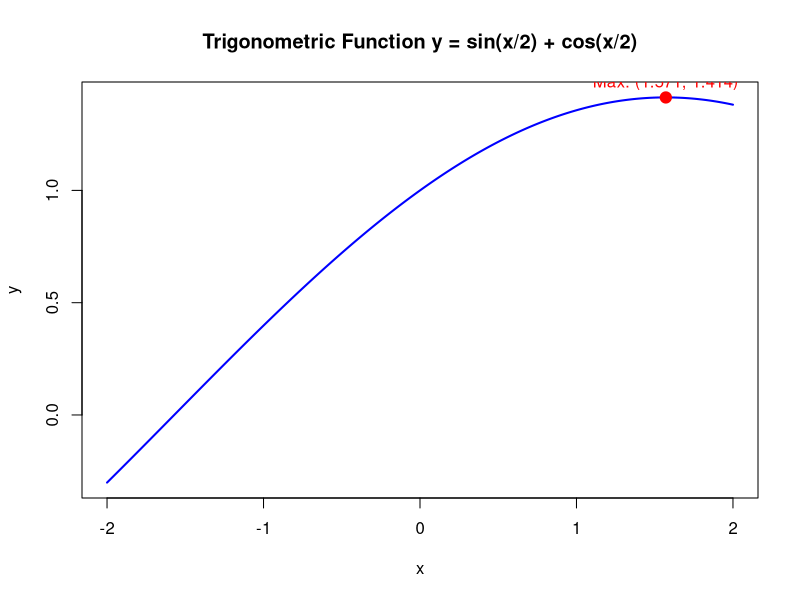
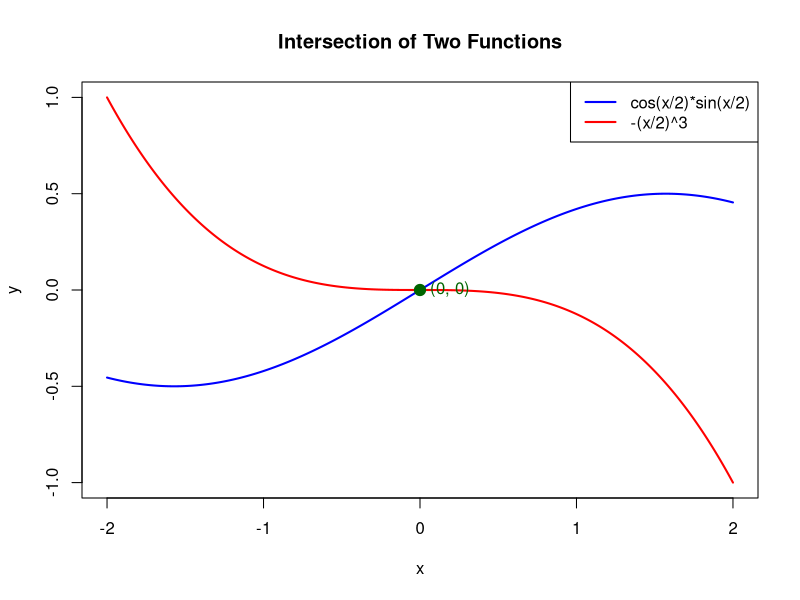
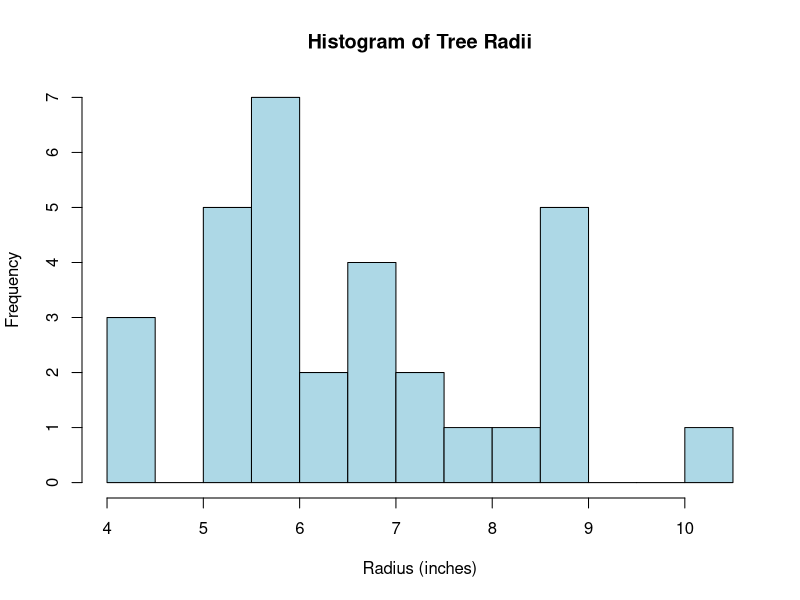
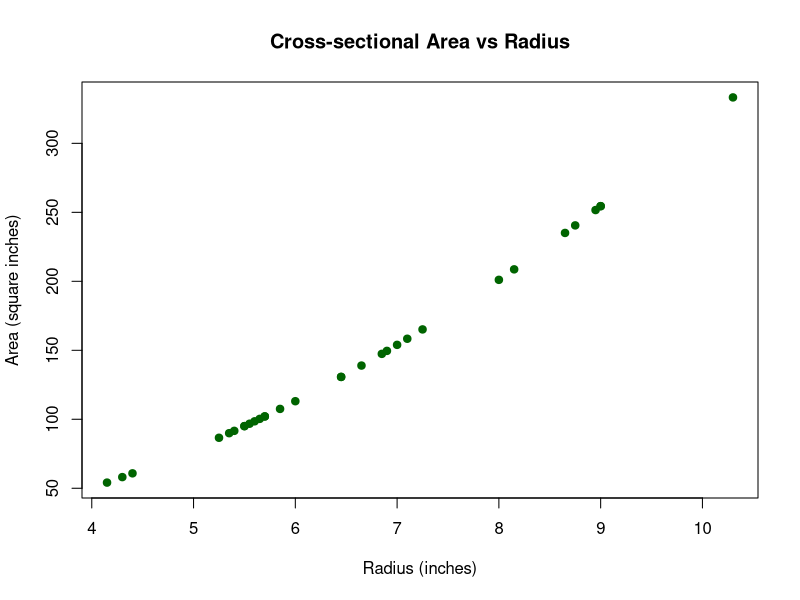
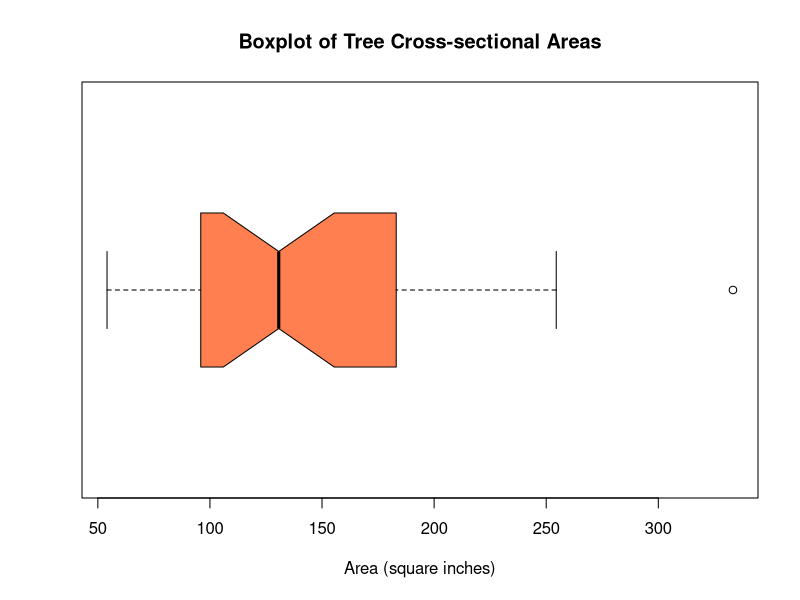
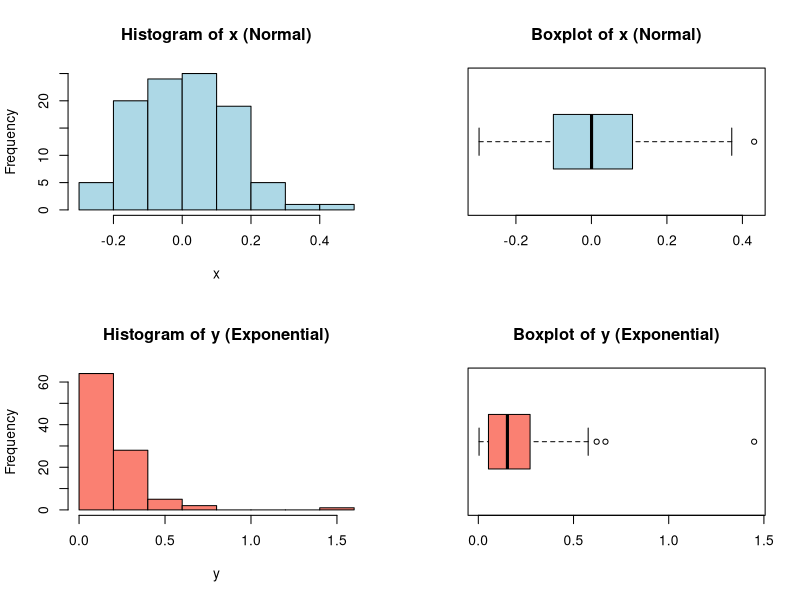
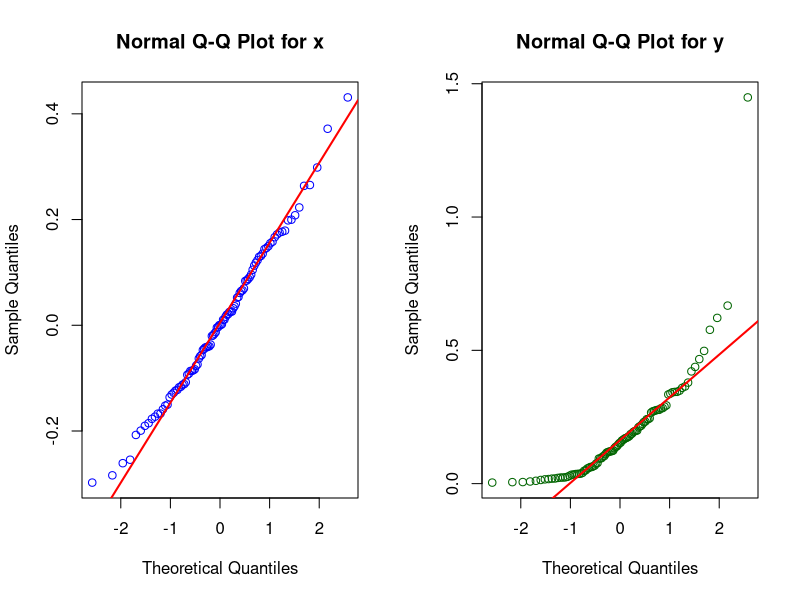

Here is the R script that generated these plots, in order: (Note: this script raises an error after producing the figures.)




# Section 1: Vector Manipulations
# r# (1)(a)
vec <- c(seq(0, 4), 13, rep(c(2, -5.1, -23), 3), 7/42 + 3 + 35/42)


vec


# (1)(b)
sorted_vec <- sort(vec)
sorted_vec
L <- length(sorted_vec)
L
descending_seq <- seq(L, 1)
result_vec <- sorted_vec + descending_seq
result_vec


# (1)(c)
first_last <- c(result_vec[1], result_vec[L])
first_last
middle_elements <- result_vec[2:(L-1)]
middle_elements


# (1)(d)
reconstructed <- c(first_last[1], middle_elements, first_last[2])
reconstructed
sum(reconstructed)



# Section 2: Trigonometric Function


# (2)(a)
trig_function <- function(x) {
  y <- sin(x/2) + cos(x/2)
  return(y)
}


# (2)(b)
x <- seq(-2, 2, length.out = 4001)
y <- trig_function(x)
max_y <- round(max(y), 3)
x_at_max <- round(x[which.max(y)], 3)
max_y
x_at_max


plot(x, y, type = "l", col = "blue",
     main = "Trigonometric Function y = sin(x/2) + cos(x/2)",
     xlab = "x", ylab = "y", lwd = 2)
points(x_at_max, max_y, col = "red", pch = 19, cex = 1.5)
text(x_at_max, max_y,
     labels = paste("Max: (", x_at_max, ", ", max_y, ")", sep = ""),
     pos = 3, col = "red")



#Section 3: Intersection of Functions


# Section 3
x <- seq(-2, 2, length.out = 4001)
y1 <- cos(x/2) * sin(x/2)
y2 <- -(x/2)^3

# Find intersection point
diff <- abs(y1 - y2)
intersection_idx <- which.min(diff)
x_intersect <- round(x[intersection_idx], 3)
y_intersect <- round(y1[intersection_idx], 3)

# Plot
plot(x, y1, type = "l", col = "blue", lwd = 2,
     main = "Intersection of Two Functions",
     xlab = "x", ylab = "y", ylim = range(c(y1, y2)))
lines(x, y2, col = "red", lwd = 2)
points(x_intersect, y_intersect, col = "darkgreen", pch = 19, cex = 1.5)
text(x_intersect, y_intersect,
     labels = paste("(", x_intersect, ", ", y_intersect, ")", sep = ""),
     pos = 4, col = "darkgreen")
legend("topright", legend = c("cos(x/2)*sin(x/2)", "-(x/2)^3"),
       col = c("blue", "red"), lwd = 2)


#Section 4: Trees Dataset


# (4)(a)
data(trees)
str(trees)
medians <- apply(trees, 2, median)
medians
trees[trees$Girth == medians["Girth"], ]


# (4)(b)
# (4)(b)
radius <- trees$Girth / 2
area <- pi * radius^2

stem(radius)
hist(radius, col = "lightblue", main = "Histogram of Tree Radii",
     xlab = "Radius (inches)", breaks = 10)
plot(radius, area, col = "darkgreen", pch = 19,
     main = "Cross-sectional Area vs Radius",
     xlab = "Radius (inches)", ylab = "Area (square inches)")



# (4)(c)
boxplot(area, horizontal = TRUE, notch = TRUE, col = "coral",
        main = "Boxplot of Tree Cross-sectional Areas",
        xlab = "Area (square inches)")


# (4)(d)
stats <- boxplot.stats(area)
Q1 <- quantile(area, 0.25)
Q3 <- quantile(area, 0.75)
IQR_val <- IQR(area)
extreme_lower <- Q1 - 3 * IQR_val
extreme_upper <- Q3 + 3 * IQR_val
max(area) <= extreme_upper  # Should be TRUE (not extreme outlier)

max_area_idx <- which.max(area)
trees[max_area_idx, ]




#Section 5: Exponential vs Normal Distribution


# (5)(a)
set.seed(124)
y <- rexp(100, rate = 5.5)
set.seed(127)
x <- rnorm(100, mean = 0, sd = 0.15)

combined <- cbind(x, y)
iqr_values <- apply(combined, 2, IQR)
round(iqr_values, 4)


# (5)(b)
par(mfrow = c(2, 2))
hist(x, col = "lightblue", main = "Histogram of x (Normal)",
     xlab = "x")
boxplot(x, horizontal = TRUE, col = "lightblue",
        main = "Boxplot of x (Normal)")
hist(y, col = "salmon", main = "Histogram of y (Exponential)",
     xlab = "y")
boxplot(y, horizontal = TRUE, col = "salmon",
        main = "Boxplot of y (Exponential)")

# (5)(c)
par(mfrow = c(1, 2))
qqnorm(x, col = "blue", main = "Normal Q-Q Plot for x")
qqline(x, col = "red", lwd = 2)
qqnorm(y, col = "darkgreen", main = "Normal Q-Q Plot for y")
qqline(y, col = "red", lwd = 2)

# Check for extreme outliers
x_stats <- boxplot.stats(x, coef = 3)
y_stats <- boxplot.stats(y, coef = 3)
length(x_stats$out)  # Number of extreme outliers in x
length(y_stats$out)  # Number of extreme outliers in y


# Install rmarkdown if needed

install.packages("rmarkdown")

library(rmarkdown)
setwd("/Users/pvishnoi/personal-work/Northwestern/MDS401/")  # Your file location
render("Vishnoi_Prem_Assignment1a.Rmd", output_format = "all")
